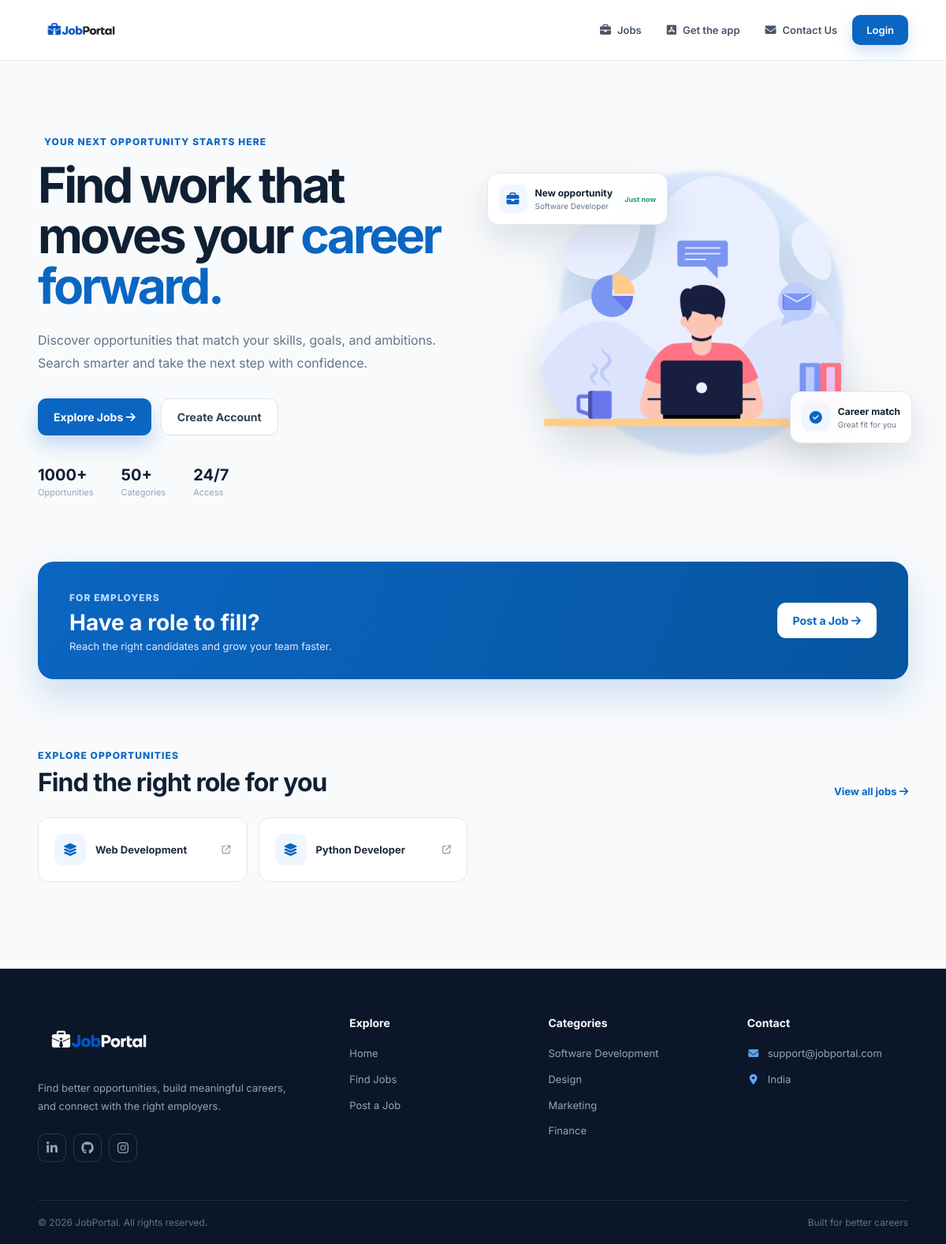
/, run on an earlier commit of the app's database.
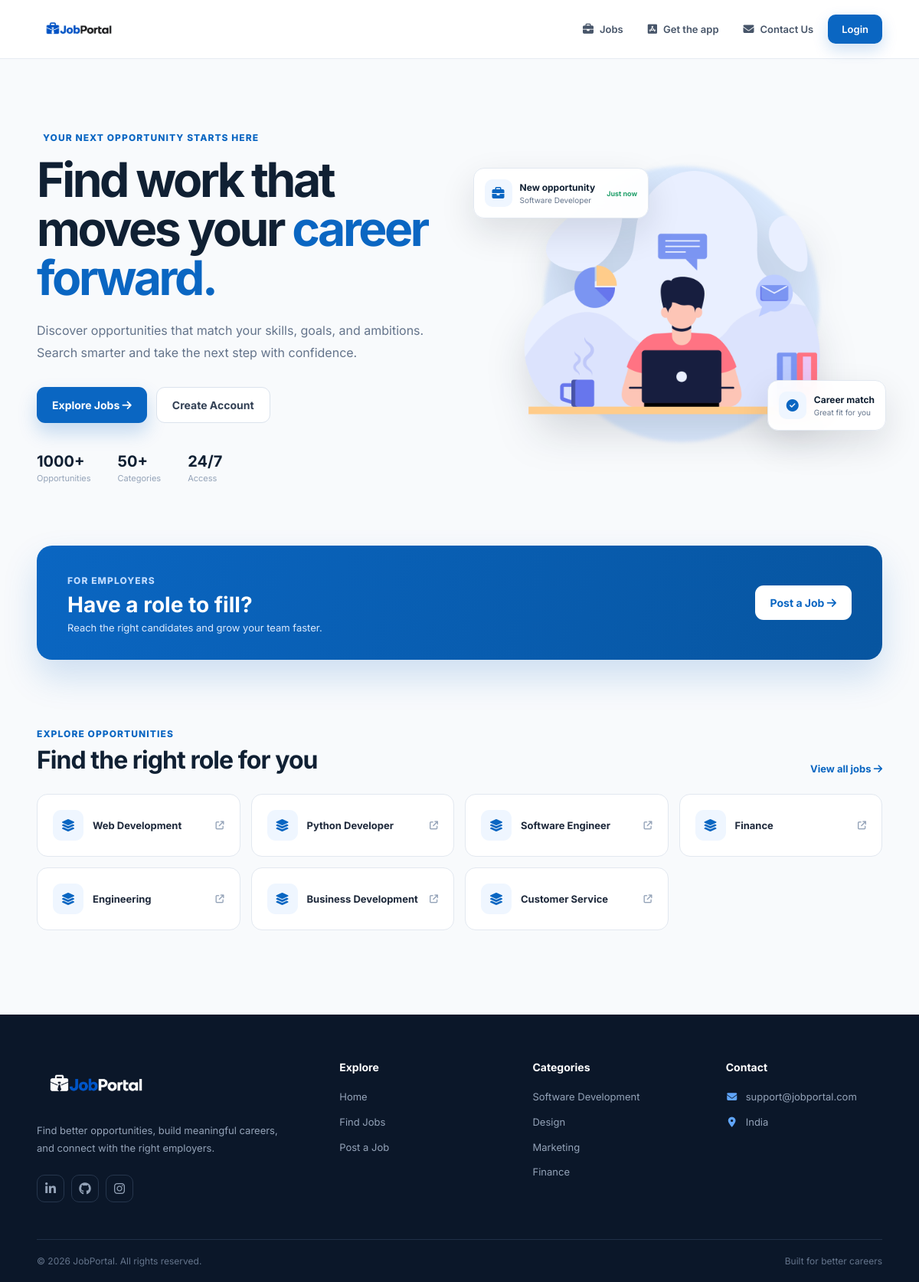
And on a later commit of the database.
### jbportal/models.py (models this page shows, shortened)
class Category(models.Model):
    name = models.CharField(max_length=50)

### jbportal/views.py (the view)
# urls.py: 2. Add a URL to urlpatterns:  path('', views.home, name='home')
def home(request):
    categories = Category.objects.all()
    return render(request, 'home.html', context={"categories": categories})

### templates/home.html (shortened to what this page needs)
{% extends 'base.html' %}
{% load static %}
{% block head %}
<link rel="stylesheet" href="{% static 'css/home.css' %}">
{% endblock %}
{% block content %}
<section class="hero">
  <div class="hero-copy">
    <span class="eyebrow"
      > Your next opportunity starts
      here</span
    >
    <h1>Find work that moves your <span>career forward.</span></h1>
    <p>
      Discover opportunities that match your skills, goals, and ambitions.
      Search smarter and take the next step with confidence.
    </p>
    <div class="hero-actions">
      <button
        id="get-started-btn"
        class="primary-btn"
        onclick="window.location.href = '/jobs/'"
      >
        Explore Jobs <i class="fa-solid fa-arrow-right"></i></button
      ><button
        class="secondary-btn"
        onclick="window.location.href = '/register/'"
      >
        Create Account
      </button>
    </div>
    <div class="hero-proof">
      <div><strong>1000+</strong><span>Opportunities</span></div>
      <div><strong>50+</strong><span>Categories</span></div>
      <div><strong>24/7</strong><span>Access</span></div>
    </div>
  </div>
  <div class="hero-visual">
    <div class="visual-card card-one">
      <i class="fa-solid fa-briefcase"></i>
      <div><strong>New opportunity</strong><span>Software Developer</span></div>
      <b>Just now</b>
    </div>
    <img
      src="{% static 'img/man-with-laptop.png' %}"
      alt="Professional searching for jobs"
    />
    <div class="visual-card card-two">
      <div class="mini-icon"><i class="fa-solid fa-circle-check"></i></div>
      <div><strong>Career match</strong><span>Great fit for you</span></div>
    </div>
  </div>
</section>
<section class="post-banner">
  <div>
    <span class="eyebrow">For employers</span>
    <h2>Have a role to fill?</h2>
    <p>Reach the right candidates and grow your team faster.</p>
  </div>
  <button
    id="post-job-btn"
    class="light-btn"
    onclick="window.location.href = '/post-job/'"
  >
    Post a Job <i class="fa-solid fa-arrow-right"></i>
  </button>
</section>
<section class="categories">
  <div class="section-heading">
    <div>
      <span class="eyebrow">Explore opportunities</span>
      <h2>Find the right role for you</h2>
    </div>
    <a href="/jobs/">View all jobs <i class="fa-solid fa-arrow-right"></i></a>
  </div>
  <div class="category-grid">
    {% for category in categories %}<button
      class="category-card"
      onclick="window.location.href='/jobs/?category={{ category.name|urlencode }}'"
    >
      <span class="category-icon"><i class="fa-solid fa-layer-group"></i></span
      ><span>{{ category.name }}</span
      ><i class="fa-solid fa-arrow-up-right-from-square"></i></button
    >{% endfor %}
  </div>
</section>
{% endblock %}

What changed in the data, as far as the page shows it:
added Category: name "Software Engineer"
added Category: name "Finance"
added Category: name "Engineering"
added Category: name "Business Development"
added Category: name "Customer Service"
